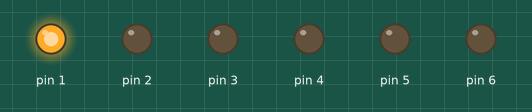
This sketch was run on a simulated Arduino Uno, built with avr-gcc and run on an emulated ATmega328P. On the bench: output pins drawn as LEDs (lit = HIGH).

Above: at 0.05 s.
At 0.55 s:
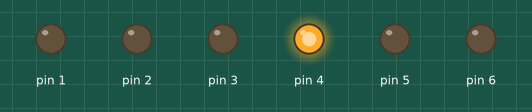
At 0.75 s:
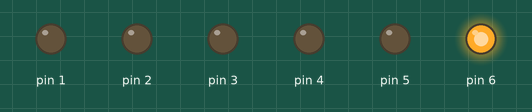
At 1.45 s:
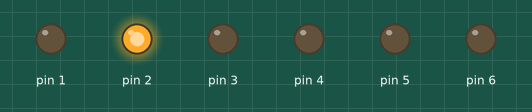
At 2.15 s:
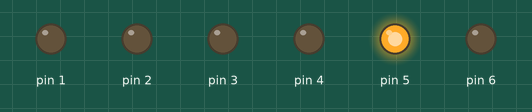
At 2.85 s:
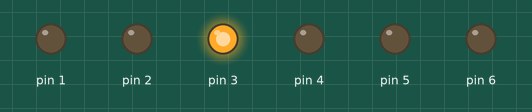
Timing chart, 0 to 3.1 s (numbered marks = the images above):
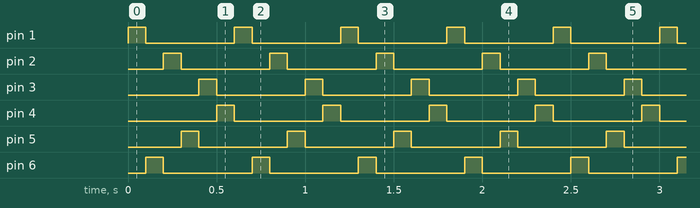

Measured:
- by itself, pin 1–6: alternates HIGH for 0.10 s and LOW for 0.50 s
- by itself, everything shown: repeats every 0.60 s, in 6 steps

The sketch:

Pattern_03.ino
```cpp
void setup() {
  // put your setup code here, to run once:

  pinMode(1, OUTPUT);
  pinMode(2, OUTPUT);
  pinMode(3, OUTPUT);
  pinMode(4, OUTPUT);
  pinMode(5, OUTPUT);
  pinMode(6, OUTPUT);

}

void loop() {
  // put your main code here, to run repeatedly:

  int time=100;

    digitalWrite(1, HIGH);
    delay(time);
    digitalWrite(1, LOW);

    digitalWrite(6, HIGH);
    delay(time);
    digitalWrite(6, LOW);

    digitalWrite(2, HIGH);
    delay(time);
    digitalWrite(2, LOW);

    digitalWrite(5, HIGH);
    delay(time);
    digitalWrite(5, LOW);

    digitalWrite(3, HIGH);
    delay(time);
    digitalWrite(3, LOW);

    digitalWrite(4, HIGH);
    delay(time);
    digitalWrite(4, LOW);
}
```
